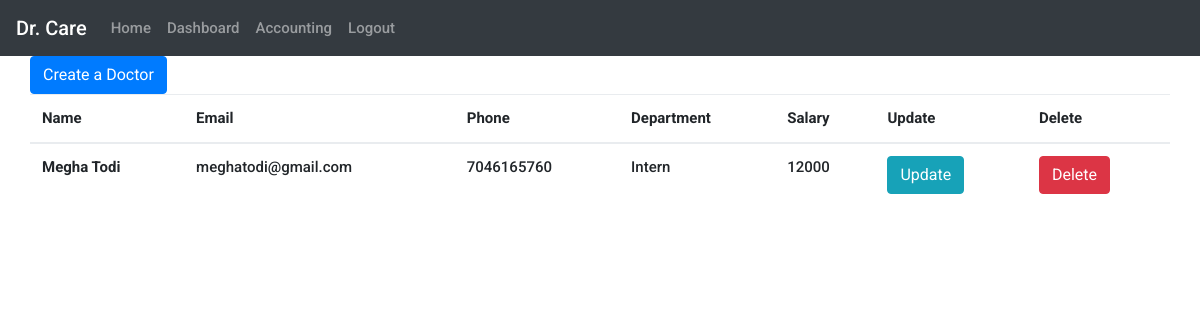
Page /hr/dashboard/ (signed in) on the earlier database version.
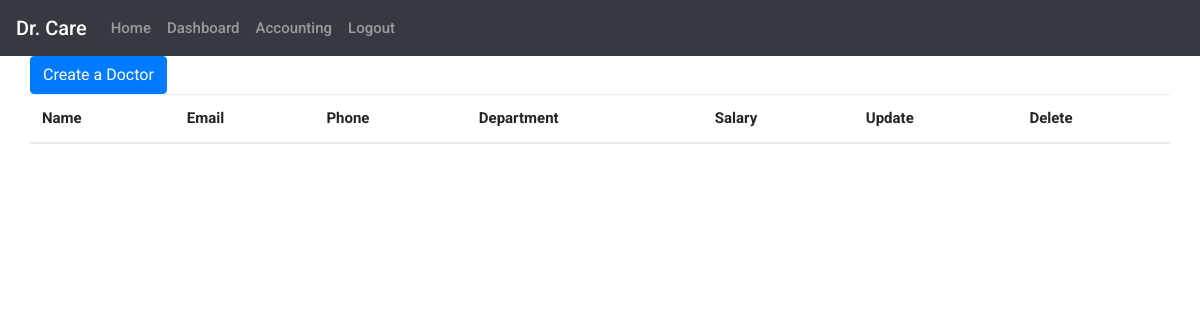
Same page on the later database version.
### base/models.py (models this page shows, shortened)
class Doctor(models.Model):
    user=models.ForeignKey(Profile,on_delete=models.CASCADE)
    Name=models.CharField(max_length=100,default="None")
    Age=models.IntegerField(default=0)
    Gender=models.CharField(max_length=20,choices=Gender_choices,default="None")
    Address=models.CharField(max_length=500,default="None")
    BloodType=models.CharField(max_length=50,default="None")
    Department=models.CharField(max_length=20,default="None")
    Salary=models.IntegerField(default=0)
    Attendance=models.IntegerField(default=0)

class Profile(models.Model):
    user=models.OneToOneField(User,on_delete=models.CASCADE)
    Firstname=models.CharField(max_length=100,blank=True, null=True)
    Lastname=models.CharField(max_length=100,blank=True, null=True)
    Email=models.EmailField(max_length=200)
    Phone=models.CharField(max_length=10)
    Registeras=models.CharField(max_length=30,blank=True, null=True,choices=category_choices)

### base/views.py (the view)
# urls.py: path('hr/dashboard/',views.ddashboard,name='ddash'),
@login_required(login_url='/login/')
def ddashboard(request):
    doc=Doctor.objects.all()
    context={
        'doc':doc,
    }
    return render(request,'hr/dashboard.html',context)

### base/templates/hr/dashboard.html
{% extends 'hr/base.html' %}
{% block content %}
<div class="container">
        <a class="btn btn-primary" href="{% url 'doc_new' %}" role="button">Create a Doctor</a>
        <table class="table">
        <thead>
            <tr>
            <th scope="col">Name</th>
            <th scope="col">Email</th>
            <th scope="col">Phone</th>
            <th scope="col">Department</th>
            <th scope="col">Salary</th>
            <th scope="col">Update</th>
            <th scope="col">Delete</th>
            </tr>
        </thead>
        {% for val in doc %}
        <tbody>
            <tr>
            <th scope="row">{{ val.Name }}</th>
            <td>{{ val.user.Email }}</td>
            <td>{{ val.user.Phone }}</td>
            <td>{{ val.Department }}</td>
            <td>{{ val.Salary }}</td>
            <td><a class="btn btn-info" href="{% url 'profile_update' pk=val.pk %}" role="button">Update</a></td>
            <td><a class="btn btn-danger" href="{% url 'profile_delete' pk=val.pk %}" role="button">Delete</a></td>
            </tr>
        </tbody>
        {% endfor %}
        </table>
    </div>
{% endblock %}

Differences in the rows shown:
removed Doctor: Name "Megha Todi", user.Email "meghatodi@gmail.com", user.Phone "7046165760", Department "Intern", Salary "12000"
